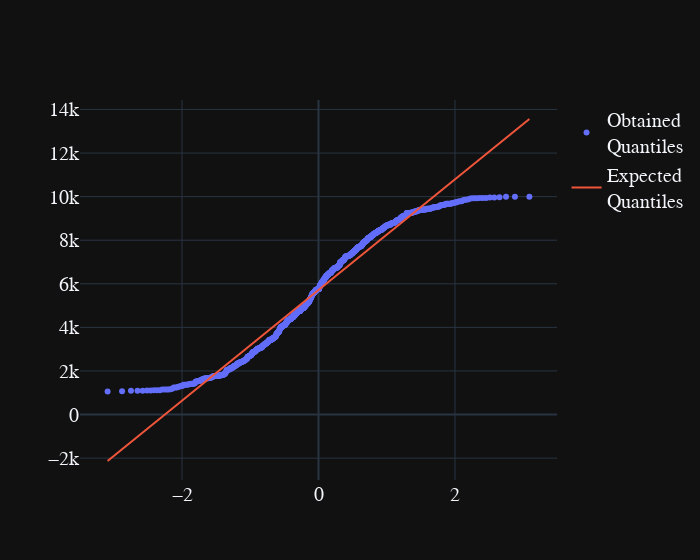

Write notebook code for a chart like this one.
### Code cell
data = sm.qqplot(temp.AccountBalance,line="s").gca().lines
plt.close()
fig = go.Figure()
fig.add_trace(go.Scatter(x=data[0].get_xdata(),y=data[0].get_ydata(),mode="markers",name="Obtained<br>Quantiles"))
fig.add_trace(go.Scatter(x=data[1].get_xdata(),y=data[1].get_ydata(),mode="lines",name="Expected<br>Quantiles"))
fig.update_layout(width=700)

### Figure 1 — Plotly figure (JSON) as saved in the notebook; plotly's stock layout.template omitted (floating-point values rounded to 4 significant figures; data arrays with more than 128 entries replaced by an {"elided": "..."} marker saying what was removed)
{"data": [{"mode": "markers", "name": "Obtained<br>Quantiles", "type": "scatter", "x": {"elided": "1000 float values"}, "y": {"elided": "1000 float values"}}, {"mode": "lines", "name": "Expected<br>Quantiles", "type": "scatter", "x": {"elided": "1000 float values"}, "y": {"elided": "1000 float values"}}], "layout": {"width": 700}}
